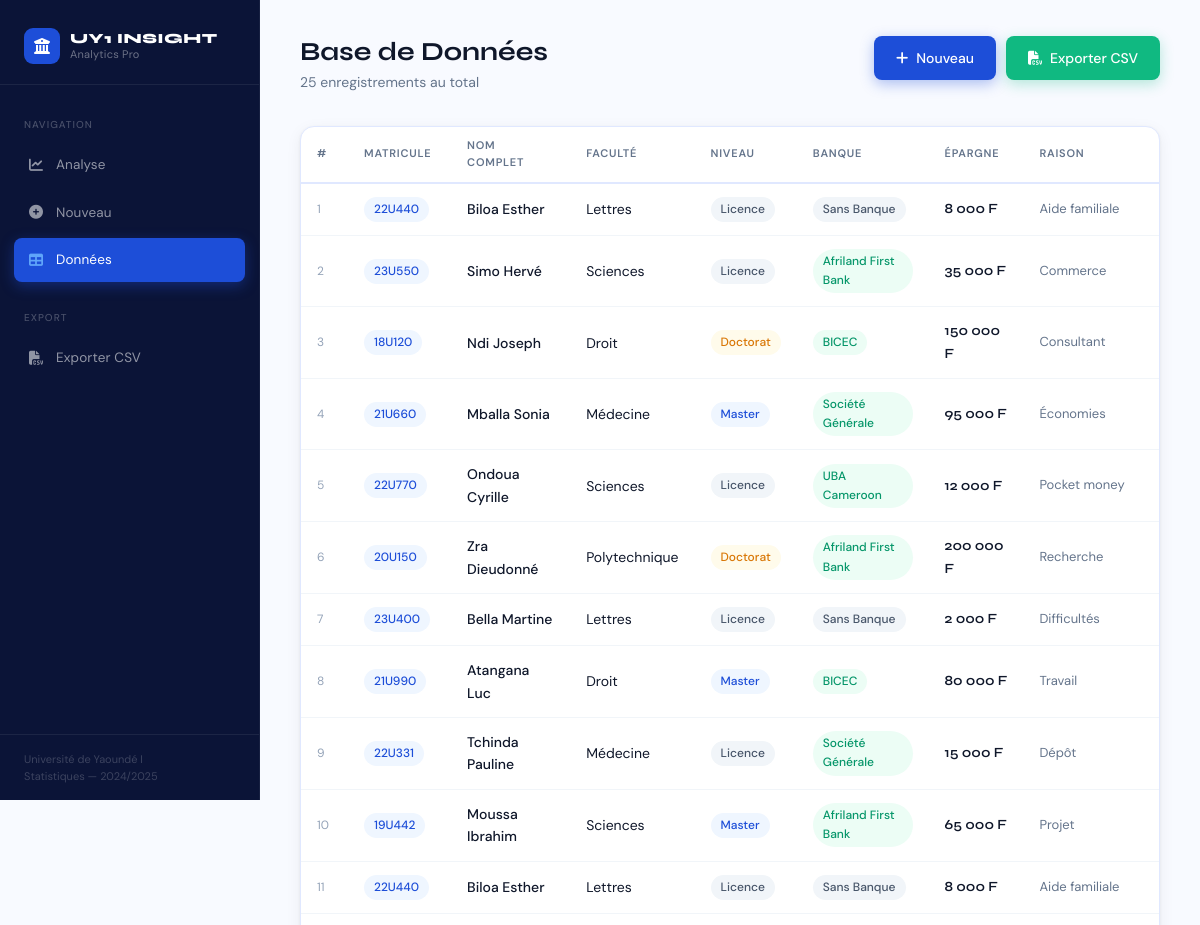
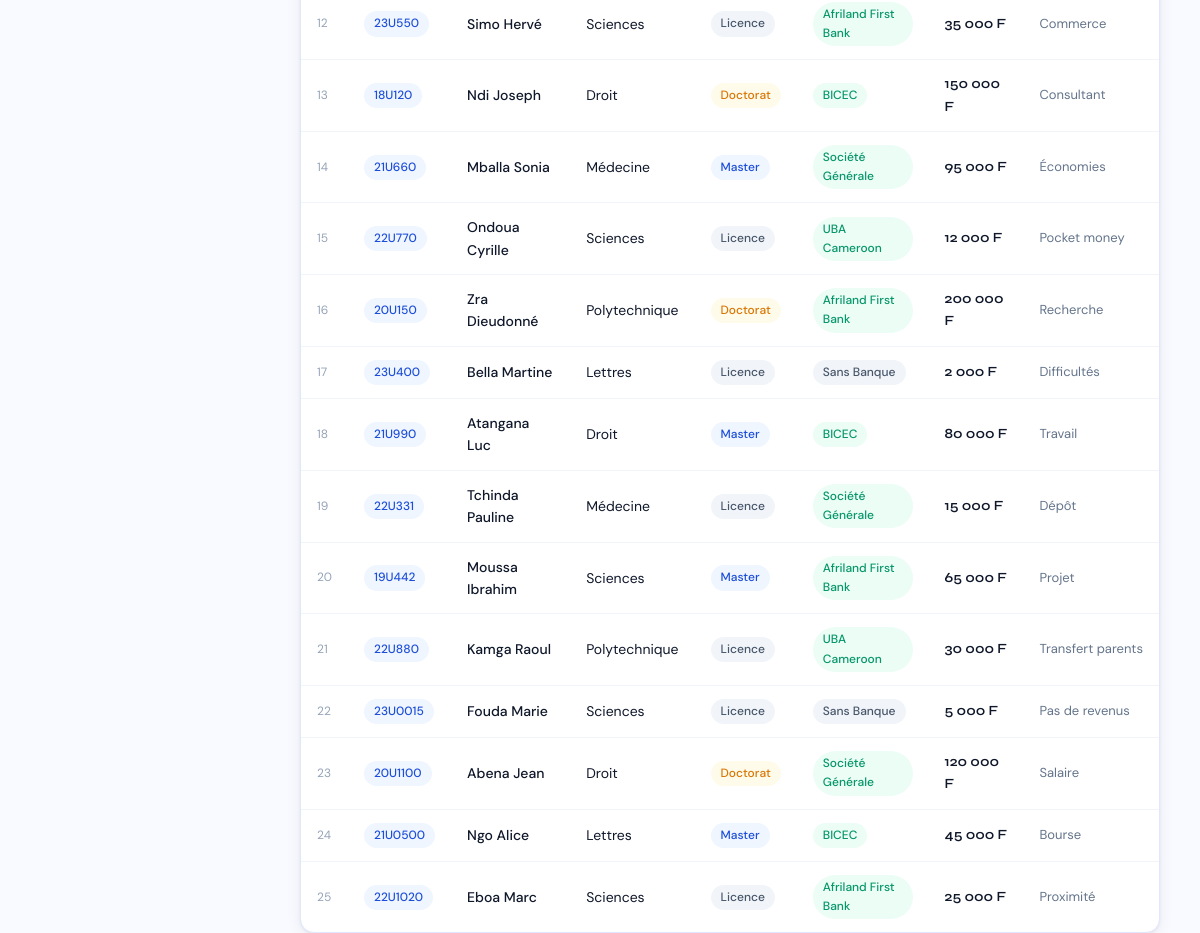
/donnees, run on the app's committed database (2 pictures, top to bottom).
### tables this page shows
CREATE TABLE etudiants (
            id INTEGER PRIMARY KEY AUTOINCREMENT,
            nom TEXT,
            prenom TEXT,
            matricule TEXT,
            banque TEXT,
            faculte TEXT,
            niveau TEXT,
            montant REAL,
            raison TEXT
        );

### app.py (the view)
@app.route('/donnees')
def donnees():
    conn = get_db_connection()
    rows = conn.execute('SELECT * FROM etudiants ORDER BY id DESC').fetchall()
    conn.close()
    return render_template('donnees.html', rows=rows)

### app.py (called while the page is built)
def get_db_connection():
    conn = sqlite3.connect('database.db')
    conn.row_factory = sqlite3.Row
    return conn

### templates/donnees.html (shortened to what this page needs)
{% extends 'index.html' %}
{% block content %}
<div class="page-header">
  <div class="page-header-left">
    <h1 class="page-title">Base de Données</h1>
    <p class="page-subtitle">{{ rows|length }} enregistrement{{ 's' if rows|length > 1 else '' }} au total</p>
  </div>
  <div style="display:flex; gap:10px; align-items:center;">
    <a href="{{ url_for('nouveau') }}" class="btn btn-primary">
      <i class="fas fa-plus"></i> Nouveau
    </a>
    <a href="{{ url_for('exporter') }}" class="btn btn-success">
      <i class="fas fa-file-csv"></i> Exporter CSV
    </a>
  </div>
</div>
<div class="panel">
  {% if rows %}
  <div class="table-wrap">
    <table>
      <thead>
        <tr>
          <th>#</th>
          <th>Matricule</th>
          <th>Nom complet</th>
          <th>Faculté</th>
          <th>Niveau</th>
          <th>Banque</th>
          <th>Épargne</th>
          <th>Raison</th>
        </tr>
      </thead>
      <tbody>
        {% for r in rows %}
        <tr>
          <td style="color: var(--text-light); font-size:12px;">{{ loop.index }}</td>
          <td><span class="badge badge-blue">{{ r.matricule }}</span></td>
          <td style="font-weight:500;">{{ r.nom }} {{ r.prenom }}</td>
          <td>{{ r.faculte }}</td>
          <td>
            {% if r.niveau == 'Doctorat' %}
              <span class="badge badge-amber">{{ r.niveau }}</span>
            {% elif r.niveau == 'Master' %}
              <span class="badge badge-blue">{{ r.niveau }}</span>
            {% else %}
              <span class="badge badge-gray">{{ r.niveau }}</span>
            {% endif %}
          </td>
          <td>
            {% if r.banque == 'Sans Banque' %}
              <span class="badge badge-gray">{{ r.banque }}</span>
            {% else %}
              <span class="badge badge-green">{{ r.banque }}</span>
            {% endif %}
          </td>
          <td class="amount-cell">
            {{ "{:,.0f}".format(r.montant).replace(',', ' ') }} F
          </td>
          <td style="color: var(--text-muted); font-size: 13px; max-width: 180px; white-space: nowrap; overflow: hidden; text-overflow: ellipsis;">
            {{ r.raison or '—' }}
          </td>
        </tr>
        {% endfor %}
      </tbody>
    </table>
  </div>
  {% endif %}
</div>
{% endblock %}

### templates/index.html (shortened to what this page needs)
<!DOCTYPE html>
<html lang="fr">
<head>
  <link rel="stylesheet" href="{{ url_for('static', filename='style.css') }}">
  <link rel="stylesheet" href="https://cdnjs.cloudflare.com/ajax/libs/font-awesome/6.4.0/css/all.min.css">
</head>
<body>
  <aside class="sidebar">
    <div class="sidebar-brand">
      <div class="brand-badge">
        <div class="brand-icon">
          <i class="fas fa-university"></i>
        </div>
        <div class="brand-text">
          <span class="brand-name">UY1 Insight</span>
          <span class="brand-sub">Analytics Pro</span>
        </div>
      </div>
    </div>
    <nav class="sidebar-nav">
      <div class="nav-label">Navigation</div>
      <a href="{{ url_for('dashboard') }}" class="nav-item {% if request.endpoint == 'dashboard' %}active{% endif %}">
        <i class="fas fa-chart-line"></i>
        Analyse
      </a>
      <a href="{{ url_for('nouveau') }}" class="nav-item {% if request.endpoint == 'nouveau' %}active{% endif %}">
        <i class="fas fa-plus-circle"></i>
        Nouveau
      </a>
      <a href="{{ url_for('donnees') }}" class="nav-item {% if request.endpoint == 'donnees' %}active{% endif %}">
        <i class="fas fa-table"></i>
        Données
      </a>
      <div class="nav-label" style="margin-top: 12px;">Export</div>
      <a href="{{ url_for('exporter') }}" class="nav-item">
        <i class="fas fa-file-csv"></i>
        Exporter CSV
      </a>
    </nav>
    <div class="sidebar-footer">
      <div class="sidebar-footer-text">
        Université de Yaoundé I<br>
        Statistiques — 2024/2025
      </div>
    </div>
  </aside>
  <main class="main-content">
    {% block content %}{% endblock %}
  </main>
</body>
</html>

### data on the page
etudiants: matricule "22U440", nom "Biloa", prenom "Esther", faculte "Lettres", niveau "Licence", banque "Sans Banque", montant "8 000", raison "Aide familiale"
etudiants: matricule "23U550", nom "Simo", prenom "Hervé", faculte "Sciences", niveau "Licence", banque "Afriland First Bank", montant "35 000", raison "Commerce"
etudiants: matricule "18U120", nom "Ndi", prenom "Joseph", faculte "Droit", niveau "Doctorat", banque "BICEC", montant "150 000", raison "Consultant"
etudiants: matricule "21U660", nom "Mballa", prenom "Sonia", faculte "Médecine", niveau "Master", banque "Société Générale", montant "95 000", raison "Économies"
etudiants: matricule "22U770", nom "Ondoua", prenom "Cyrille", faculte "Sciences", niveau "Licence", banque "UBA Cameroon", montant "12 000", raison "Pocket money"
etudiants: matricule "20U150", nom "Zra", prenom "Dieudonné", faculte "Polytechnique", niveau "Doctorat", banque "Afriland First Bank", montant "200 000", raison "Recherche"
etudiants: matricule "23U400", nom "Bella", prenom "Martine", faculte "Lettres", niveau "Licence", banque "Sans Banque", montant "2 000", raison "Difficultés"
etudiants: matricule "21U990", nom "Atangana", prenom "Luc", faculte "Droit", niveau "Master", banque "BICEC", montant "80 000", raison "Travail"
etudiants: matricule "22U331", nom "Tchinda", prenom "Pauline", faculte "Médecine", niveau "Licence", banque "Société Générale", montant "15 000", raison "Dépôt"
etudiants: matricule "19U442", nom "Moussa", prenom "Ibrahim", faculte "Sciences", niveau "Master", banque "Afriland First Bank", montant "65 000", raison "Projet"
etudiants: matricule "22U440", nom "Biloa", prenom "Esther", faculte "Lettres", niveau "Licence", banque "Sans Banque", montant "8 000", raison "Aide familiale"
etudiants: matricule "23U550", nom "Simo", prenom "Hervé", faculte "Sciences", niveau "Licence", banque "Afriland First Bank", montant "35 000", raison "Commerce"
etudiants: matricule "18U120", nom "Ndi", prenom "Joseph", faculte "Droit", niveau "Doctorat", banque "BICEC", montant "150 000", raison "Consultant"
etudiants: matricule "21U660", nom "Mballa", prenom "Sonia", faculte "Médecine", niveau "Master", banque "Société Générale", montant "95 000", raison "Économies"
etudiants: matricule "22U770", nom "Ondoua", prenom "Cyrille", faculte "Sciences", niveau "Licence", banque "UBA Cameroon", montant "12 000", raison "Pocket money"
etudiants: matricule "20U150", nom "Zra", prenom "Dieudonné", faculte "Polytechnique", niveau "Doctorat", banque "Afriland First Bank", montant "200 000", raison "Recherche"
etudiants: matricule "23U400", nom "Bella", prenom "Martine", faculte "Lettres", niveau "Licence", banque "Sans Banque", montant "2 000", raison "Difficultés"
etudiants: matricule "21U990", nom "Atangana", prenom "Luc", faculte "Droit", niveau "Master", banque "BICEC", montant "80 000", raison "Travail"
etudiants: matricule "22U331", nom "Tchinda", prenom "Pauline", faculte "Médecine", niveau "Licence", banque "Société Générale", montant "15 000", raison "Dépôt"
etudiants: matricule "19U442", nom "Moussa", prenom "Ibrahim", faculte "Sciences", niveau "Master", banque "Afriland First Bank", montant "65 000", raison "Projet"
etudiants: matricule "22U880", nom "Kamga", prenom "Raoul", faculte "Polytechnique", niveau "Licence", banque "UBA Cameroon", montant "30 000", raison "Transfert parents"
etudiants: matricule "23U0015", nom "Fouda", prenom "Marie", faculte "Sciences", niveau "Licence", banque "Sans Banque", montant "5 000", raison "Pas de revenus"
etudiants: matricule "20U1100", nom "Abena", prenom "Jean", faculte "Droit", niveau "Doctorat", banque "Société Générale", montant "120 000", raison "Salaire"
etudiants: matricule "21U0500", nom "Ngo", prenom "Alice", faculte "Lettres", niveau "Master", banque "BICEC", montant "45 000", raison "Bourse"
etudiants: matricule "22U1020", nom "Eboa", prenom "Marc", faculte "Sciences", niveau "Licence", banque "Afriland First Bank", montant "25 000", raison "Proximité"

### other printed values
{{ rows|length }} "25"
{{ 's' if rows|length > 1 else '' }} "s"
